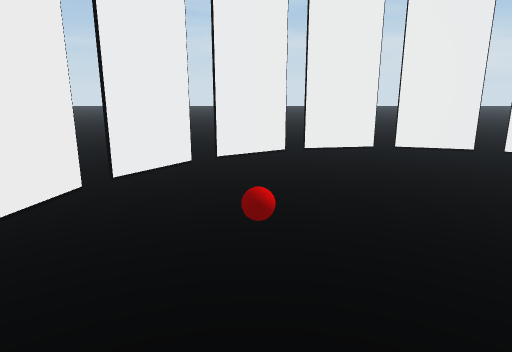
view 1 (above)

12 first-person views from a walk through a 3-D level made in the Unity game engine. The camera is 1.3 m above the floor, tilts 14° down and sees 70° across. The floor is counted in squares, 0.5 m on a side. Each view is taken from the middle of a square. On the plan, view 1 faces up. The plan holds only what a view shows up to about 20 squares ahead; the rest is blank. The place goes on beyond the plan. The player character is not drawn.

view 2
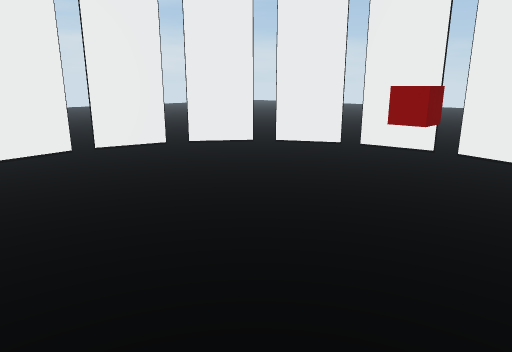

view 3
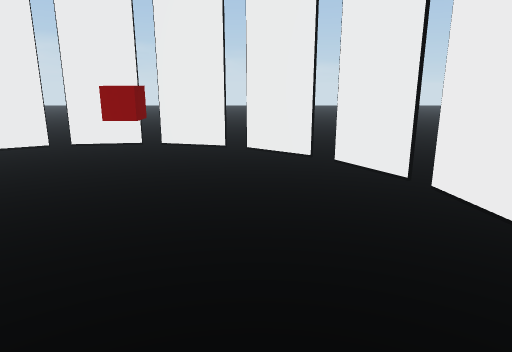

view 4
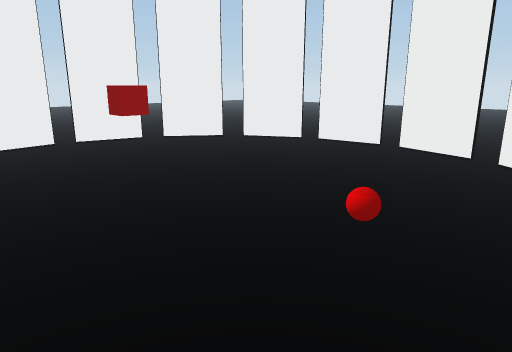

view 5
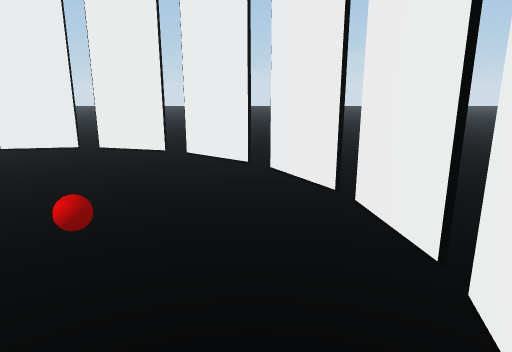

view 6
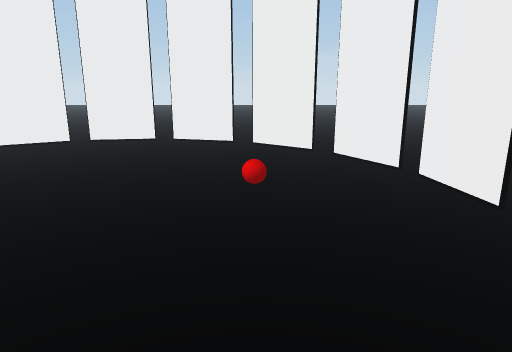

view 7
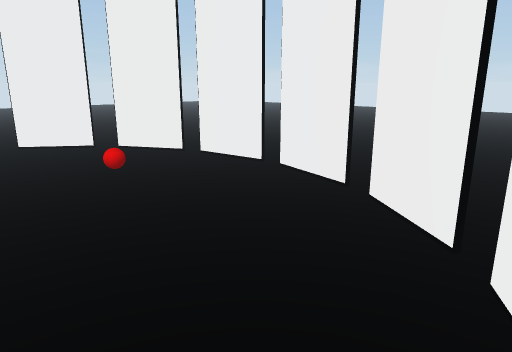

view 8
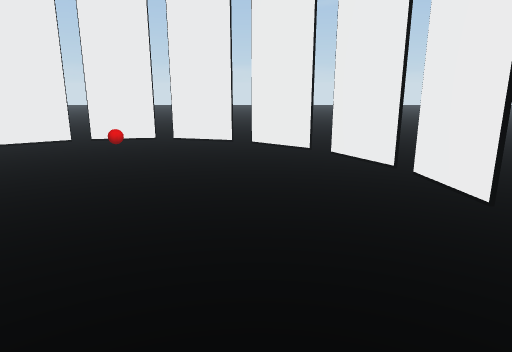

view 9
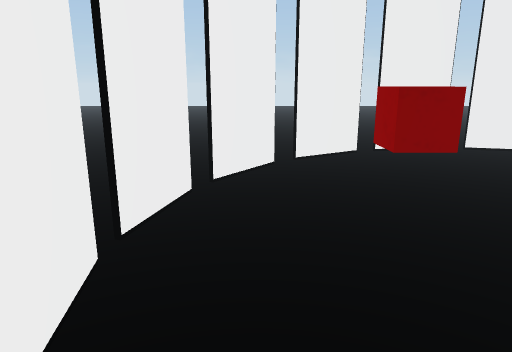

view 10
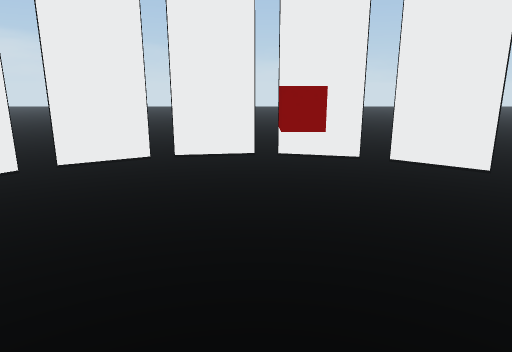

view 11
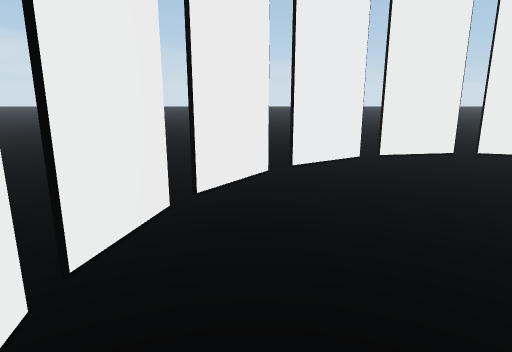

view 12
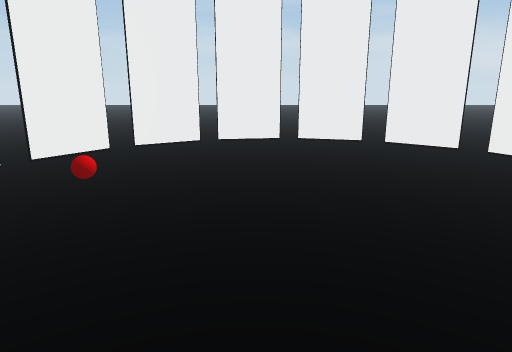

### Floor plan
Key: @ floor where view 1 was taken; # wall or solid block; x gap in a wall; . floor; T thing the floor can be seen under or through; O other object.
Columns run from 4 left of view 1 to 12 right of it. Each row starts with its distance up from view 1.
 12  ....###x###.....
 11 ...###.....#O....
 10 ..O#.........O...
  9 .OO...........T..
  8 .O.............T.
  7 # .............x.
  6 #.............. #
  5 x...............#
  4 x...O.......O...x
  3 #...........O...#
  2 x..............##
  1 TT.............x.
  0 .T..@..........O.
 -1 .TT...........O..
 -2 ..OO........TxO..
 -3 ....O# ... xT....
 -4 .....##xx##......

Positions as (right, up) in squares from view 1, and headings:
1: (0, 0), facing up
2: (0, 0), facing up-right
3: (-1, 0), facing right
4: (-2, 8), facing down-right
5: (-2, 8), facing down
6: (0, 10), facing down
7: (3, 11), facing down-left
8: (10, 8), facing left
9: (10, 8), facing down
10: (1, 4), facing right
11: (1, 10), facing right
12: (3, -2), facing up
